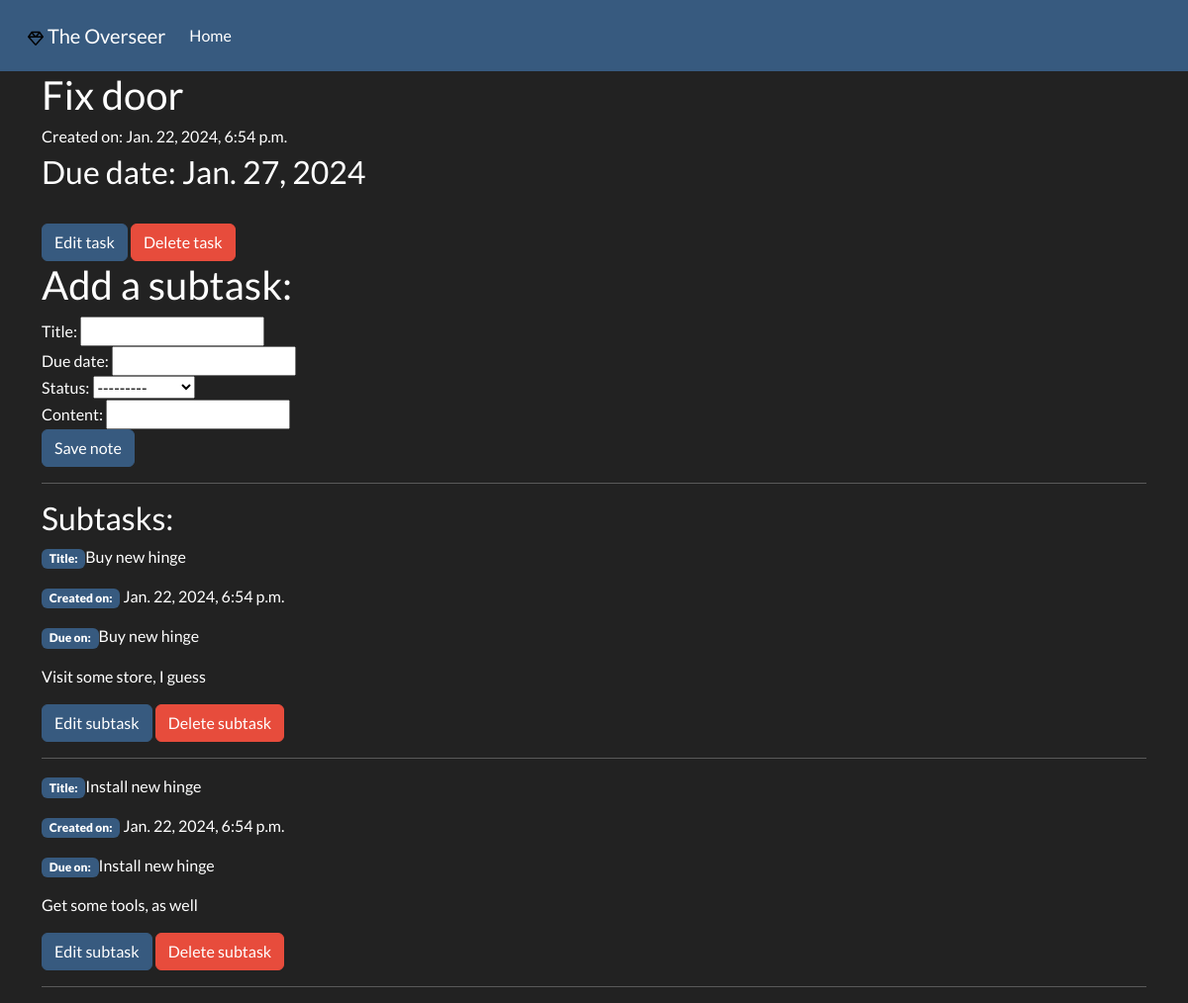
The page /tasks/tasks/2 on the database as committed earlier.
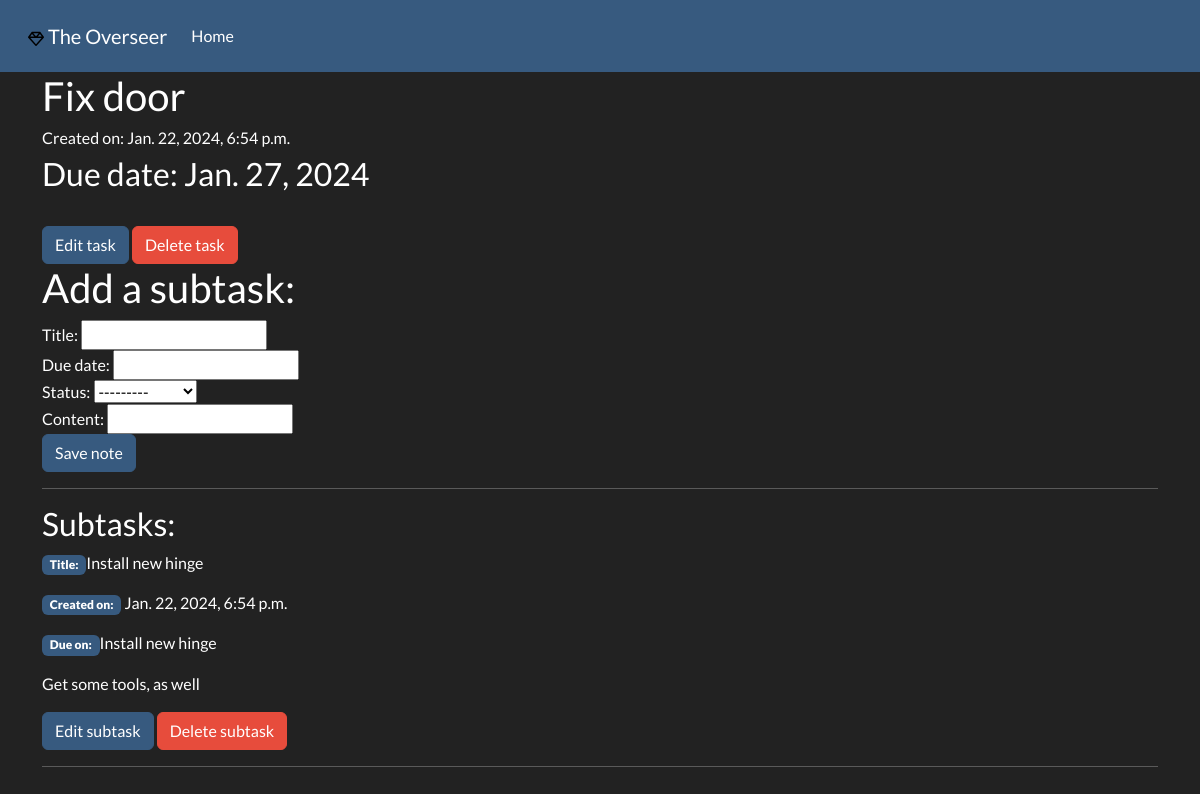
The same page on the database as committed later.
### overseer/models.py (models this page shows, shortened)
class Task(models.Model):
    title = models.CharField(max_length=200)
    pub_date = models.DateTimeField(verbose_name='Creation date', auto_now_add=True)
    due_date = models.DateField(verbose_name='Due date')
    class Meta:
        ordering = ['due_date']

class SubTask(models.Model):
    title = models.CharField(max_length=100)
    pub_date = models.DateTimeField(verbose_name='Creation date', auto_now_add=True)
    due_date = models.DateField(verbose_name='Due date')
    content = HTMLField()
    STATUS_LIST = (
        ('O', 'Ongoing'),
        ('C', 'Complete'),
        ('N', 'Not started')
    )
    status = models.CharField(choices=STATUS_LIST, max_length=1, verbose_name='Status')
    main_task = models.ForeignKey(Task, on_delete=models.CASCADE, related_name='subtasks')
    class Meta:
        ordering = ['due_date']

### overseer/views.py (the view, shortened to what this page needs)
# urls.py: path('tasks/<int:pk>', views.TaskDetailView.as_view(), name='task-detail'),
class TaskDetailView(generic.DetailView, FormMixin):
    model = Task
    template_name = 'overseer/task_detail.html'
    form_class = SubtaskForm

### overseer/forms.py
class SubtaskForm(forms.ModelForm):
    class Meta:
        model = SubTask
        fields = ('title', 'due_date', 'status', 'content',)
        widgets = {
            'pub_date': forms.HiddenInput,
            'content': TinyMCE(),
            'main_task': forms.HiddenInput
        }

### overseer/templates/overseer/task_detail.html (shortened to what this page needs)
{% extends 'overseer/base.html' %}
{% block content %}
<div class="container">
    <div class="row">
        <div class="col-12">
            <h2>{{ task.title }}</h2>
            <h6>Created on: {{ task.pub_date }}</h6>
            <h3>Due date: {{ task.due_date }}</h3>
            <br>
            <a type="button" class="btn btn-primary" href="{% url 'task-edit' task.id %}">Edit task</a>
            <button type="button" class="btn btn-danger" data-bs-toggle="modal" data-bs-target="#delete-modal-task">Delete task</button>
            <br>
            <h2>Add a subtask:</h2>
            <div class="fieldWrapper">
                <form method="post">
                    {{ form }}
                    <input type="submit" class="btn btn-primary" value="Save note">
                </form>
            </div>
            <hr>
            <h3>Subtasks:</h3>
            {% for subtask in task.subtasks.all %}
                <p><span class="badge bg-primary"><b>Title:</b></span>{{ subtask.title }}</p>
                <p><span class="badge bg-primary"><b>Created on:</b></span> {{ subtask.pub_date }}</p>
                <p><span class="badge bg-primary"><b>Due on:</b></span>{{ subtask.title }}</p>
                <p>{{ subtask.content | safe }}</p>
                <a type="button" class="btn btn-primary" href="{% url 'subtask-edit' subtask.id %}">Edit subtask</a>
                <button type="button" class="btn btn-danger" data-bs-toggle="modal" data-bs-target="#delete-modal-subtask">Delete subtask</button>
                <hr>
            {% endfor %}
        </div>
    </div>
</div>
{% endblock %}

### overseer/templates/overseer/base.html (shortened to what this page needs)
<!DOCTYPE html>
<html lang="en">
<head>
  <link rel="stylesheet" href="https://cdnjs.cloudflare.com/ajax/libs/bootswatch/5.3.2/darkly/bootstrap.min.css"
/>
  <link rel="stylesheet"
      href="https://cdnjs.cloudflare.com/ajax/libs/font-awesome/4.7.0/css/font-awesome.min.css"/>
</head>
<body>
<nav class="navbar navbar-expand-lg bg-primary" data-bs-theme="dark">
  <div class="container-fluid">
    <a class="navbar-brand" href="#">
        <a class="navbar-brand" href="{% url 'currency-index' %}">
           The Overseer
        </a>
    </a>
    <div class="collapse navbar-collapse" id="navbarColor01">
      <ul class="navbar-nav me-auto">
        <li class="nav-item">
          <a class="nav-link active" href="{% url 'overseer-index' %}">Home
          </a>
        </li>
      </ul>
    </div>
  </div>
</nav>
{% load static %}
{% block content %}{% endblock %}
</body>
</html>

Rows that differ between the two databases and show on the page:
removed SubTask: title "Buy new hinge", pub_date "Jan. 22, 2024, 6:54 p.m.", content "Visit some store, I guess"
